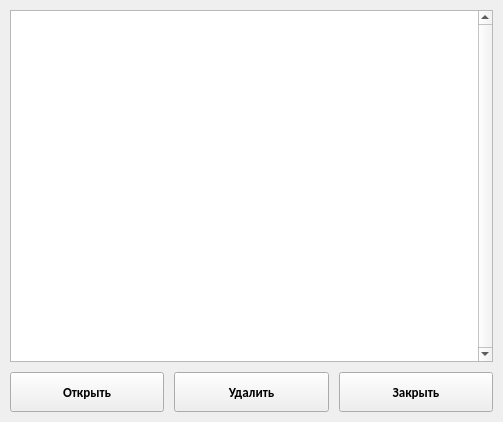
<?xml version="1.0" encoding="UTF-8"?>
<ui version="4.0">
 <class>lp_selection_window</class>
 <widget class="QWidget" name="lp_selection_window">
  <property name="geometry">
   <rect>
    <x>0</x>
    <y>0</y>
    <width>503</width>
    <height>422</height>
   </rect>
  </property>
  <property name="sizePolicy">
   <sizepolicy hsizetype="Preferred" vsizetype="Preferred">
    <horstretch>0</horstretch>
    <verstretch>0</verstretch>
   </sizepolicy>
  </property>
  <property name="maximumSize">
   <size>
    <width>16777215</width>
    <height>16777215</height>
   </size>
  </property>
  <property name="font">
   <font>
    <family>Calibri</family>
    <pointsize>10</pointsize>
   </font>
  </property>
  <property name="windowTitle">
   <string>Лингвистические переменные</string>
  </property>
  <layout class="QVBoxLayout" name="verticalLayout">
   <property name="spacing">
    <number>10</number>
   </property>
   <property name="leftMargin">
    <number>10</number>
   </property>
   <property name="topMargin">
    <number>10</number>
   </property>
   <property name="rightMargin">
    <number>10</number>
   </property>
   <property name="bottomMargin">
    <number>10</number>
   </property>
   <item>
    <widget class="QListWidget" name="list_lps">
     <property name="minimumSize">
      <size>
       <width>0</width>
       <height>0</height>
      </size>
     </property>
     <property name="maximumSize">
      <size>
       <width>16777215</width>
       <height>16777215</height>
      </size>
     </property>
     <property name="verticalScrollBarPolicy">
      <enum>Qt::ScrollBarAlwaysOn</enum>
     </property>
    </widget>
   </item>
   <item>
    <layout class="QHBoxLayout" name="horizontalLayout">
     <property name="spacing">
      <number>10</number>
     </property>
     <item>
      <widget class="QPushButton" name="button_open">
       <property name="minimumSize">
        <size>
         <width>100</width>
         <height>40</height>
        </size>
       </property>
       <property name="font">
        <font>
         <weight>75</weight>
         <bold>true</bold>
        </font>
       </property>
       <property name="cursor">
        <cursorShape>PointingHandCursor</cursorShape>
       </property>
       <property name="text">
        <string>Открыть</string>
       </property>
       <property name="iconSize">
        <size>
         <width>24</width>
         <height>24</height>
        </size>
       </property>
      </widget>
     </item>
     <item>
      <widget class="QPushButton" name="button_delete">
       <property name="minimumSize">
        <size>
         <width>100</width>
         <height>40</height>
        </size>
       </property>
       <property name="font">
        <font>
         <weight>75</weight>
         <bold>true</bold>
        </font>
       </property>
       <property name="cursor">
        <cursorShape>PointingHandCursor</cursorShape>
       </property>
       <property name="text">
        <string>Удалить</string>
       </property>
       <property name="iconSize">
        <size>
         <width>24</width>
         <height>24</height>
        </size>
       </property>
      </widget>
     </item>
     <item>
      <widget class="QPushButton" name="button_exit">
       <property name="minimumSize">
        <size>
         <width>100</width>
         <height>40</height>
        </size>
       </property>
       <property name="font">
        <font>
         <weight>75</weight>
         <bold>true</bold>
        </font>
       </property>
       <property name="cursor">
        <cursorShape>PointingHandCursor</cursorShape>
       </property>
       <property name="text">
        <string>Закрыть</string>
       </property>
       <property name="iconSize">
        <size>
         <width>24</width>
         <height>24</height>
        </size>
       </property>
      </widget>
     </item>
    </layout>
   </item>
  </layout>
 </widget>
 <resources/>
 <connections/>
</ui>
